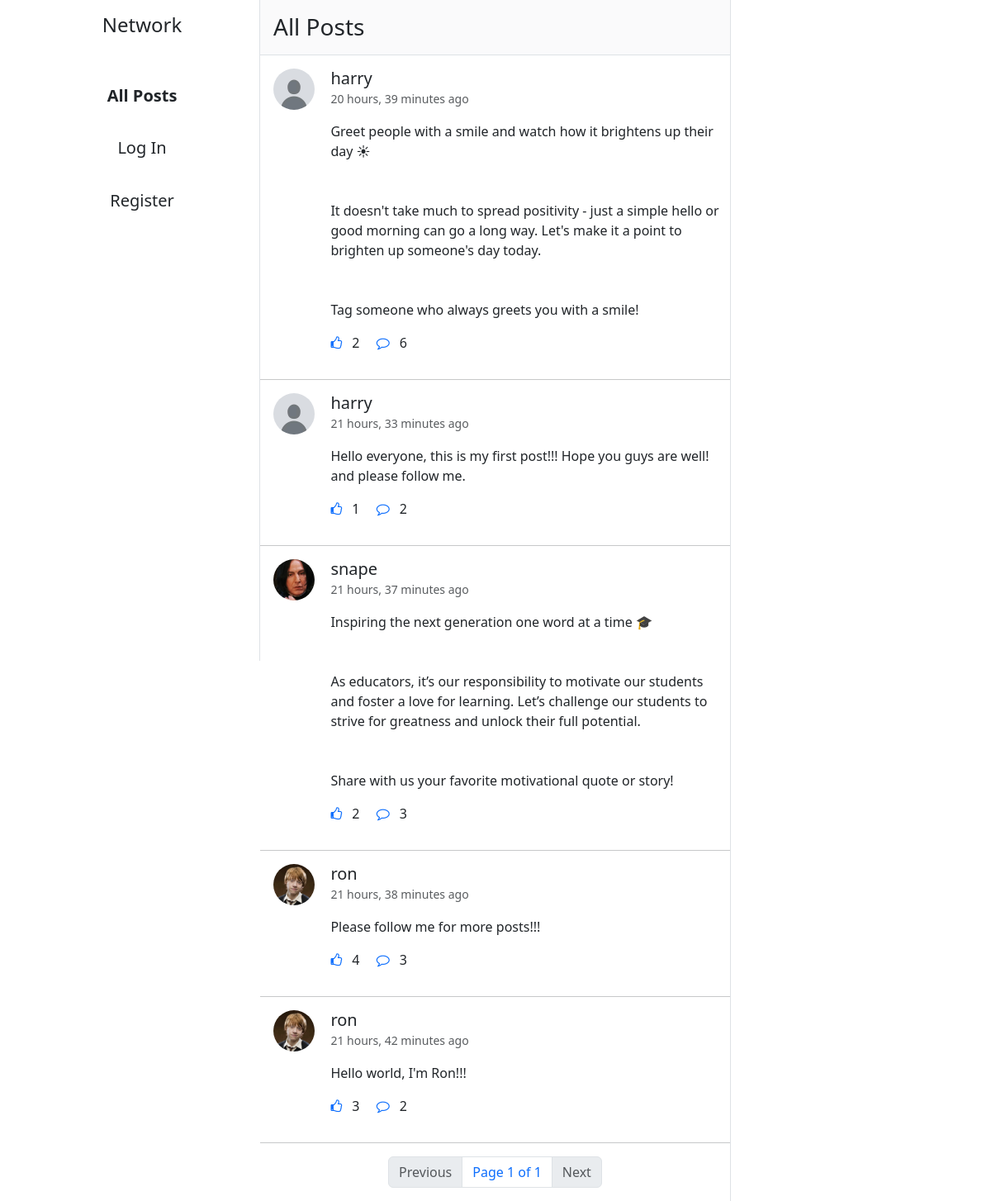
The page / on the database its author committed.
### network/models.py (models this page shows, shortened)
class Post(models.Model):
    content = models.CharField(max_length=1200, null=False, blank=False)
    posted_on = models.DateTimeField(auto_now_add=True)
    posted_by = models.ForeignKey(User, on_delete=models.CASCADE, related_name="posts")
    likes = models.ManyToManyField(User, blank=True, related_name="liked_posts")
    def count_likes(self):
        return self.likes.count()
    def get_comments(self):
        return self.comments.all()
    def count_comments(self):
        return self.comments.count()
    def check_like(self, user):
        try:
            self.likes.get(pk=user.id)
            return True
        except:
            return False

class User(AbstractUser):
    profile_pic = models.ImageField(upload_to="images/", default="images/default-profile-pic.jpg")

### network/views.py (the view)
# urls.py: path("", views.index, name="index"),
def index(request):
    posts = Post.objects.all()
    posts = posts.order_by("-posted_on")
    paginator = Paginator(posts, 10)
    page_num = request.GET.get("page")
    posts = paginator.get_page(page_num if page_num else 1)
    likes = []
    for post in posts:
        likes.append(post.check_like(user=request.user))
    zipped_list = zip(posts, likes)
    return render(request, "network/index.html", {
        "posts": posts,
        "zipped_list": zipped_list
    })

### network/templates/network/index.html (shortened to what this page needs)
{% extends "network/layout.html" %}
{% block body %}
    {% if request.path == "/followings" %}
        <h3 class="p-3 bg-body-tertiary bg-opacity-75 m-0 border-bottom sticky-top">Your Followings</h3>
    {% elif request.path == "/" %}
        <h3 class="p-3 bg-body-tertiary bg-opacity-75 m-0 border-bottom sticky-top">All Posts</h3>
    {% endif %}
    {% include "network/posts.html" %}
{% endblock %}

### network/templates/network/posts.html (shortened to what this page needs)
{% for post, like in zipped_list %}
        <div class="card w-100 border-0" id="post{{ post.id }}">
            <div class="row">
                <div class="col-1 m-3">
                    <img class="profile-pic profile-pic-md" src="{{ post.posted_by.profile_pic.url }}" alt="profile-pic">
                </div>
                <div class="col-9 card-body position-relative me-2">
                    <h5 class="card-title my-0">
                        <a href="{% url 'profile' post.posted_by.id %}"
                            class="link-dark link-underline-opacity-0 link-underline-opacity-100-hover">{{ post.posted_by }}</a>
                    </h5>
                    <small class="card-subtitle mb-2 text-body-secondary">{{ post.posted_on|timesince }} ago</small>
                    <p class="card-text my-3 post-content">{{ post.content }}</p>
                    <p class="card-text">
                        <a class="text-decoration-none like-btn" data-id="{{ post.id }}">
                            {% if like %}
                                <i class="fa fa-thumbs-up"></i>
                            {% else %}
                                <i class="fa fa-thumbs-o-up"></i>
                            {% endif %}
                        </a>
                        <span class="likes-count mx-2">{{ post.count_likes }}</span>
                        <a href="#commentCollapse{{ post.id }}" class="card-link text-decoration-none mx-2" data-bs-toggle="collapse"
                            role="button" aria-expanded="false" aria-controls="commentCollapse{{ post.id }}">
                            <i class="fa fa-comment-o"></i>
                        </a>
                        <span class="comments-count">{{ post.count_comments }}</span>
                    </p>
                </div>
            </div>
        </div>
        <hr class="my-0">
{% empty %}
    <h4 class="p-3">No posts yet.</h4>
{% endfor %}
{% include "network/pagination.html" %}

### network/static/network/styles.css (style rules this page uses)
.profile-pic { border-radius: 50%; object-fit: cover; }
.profile-pic-md { width: 50px; height: 50px; }
.post-content { white-space: pre-line; }

### rows shown on the page
Post: posted_by.profile_pic (placeholder picture), posted_by "harry", posted_on "20 hours, 39 minutes", content "Greet people with a smile and watch how it brightens up their day ☀ It doesn't take much to spread positivity - just a simple hello or good morning can go a long way. Let's make it a point to brighten up someone's day today. Tag someone who always greets you with a smile!", count_likes "2", count_comments "6"
Post: posted_by.profile_pic (placeholder picture), posted_by "harry", posted_on "21 hours, 33 minutes", content "Hello everyone, this is my first post!!! Hope you guys are well! and please follow me.", count_likes "1", count_comments "2"
Post: posted_by.profile_pic (picture), posted_by "snape", posted_on "21 hours, 37 minutes", content "Inspiring the next generation one word at a time 🎓 As educators, it’s our responsibility to motivate our students and foster a love for learning. Let’s challenge our students to strive for greatness and unlock their full potential. Share with us your favorite motivational quote or story!", count_likes "2", count_comments "3"
Post: posted_by.profile_pic (picture), posted_by "ron", posted_on "21 hours, 38 minutes", content "Please follow me for more posts!!!", count_likes "4", count_comments "3"
Post: posted_by.profile_pic (picture), posted_by "ron", posted_on "21 hours, 42 minutes", content "Hello world, I'm Ron!!!", count_likes "3", count_comments "2"

### other values the page prints
{{ posts.number }} "1"
{{ posts.paginator.num_pages }} "1"
